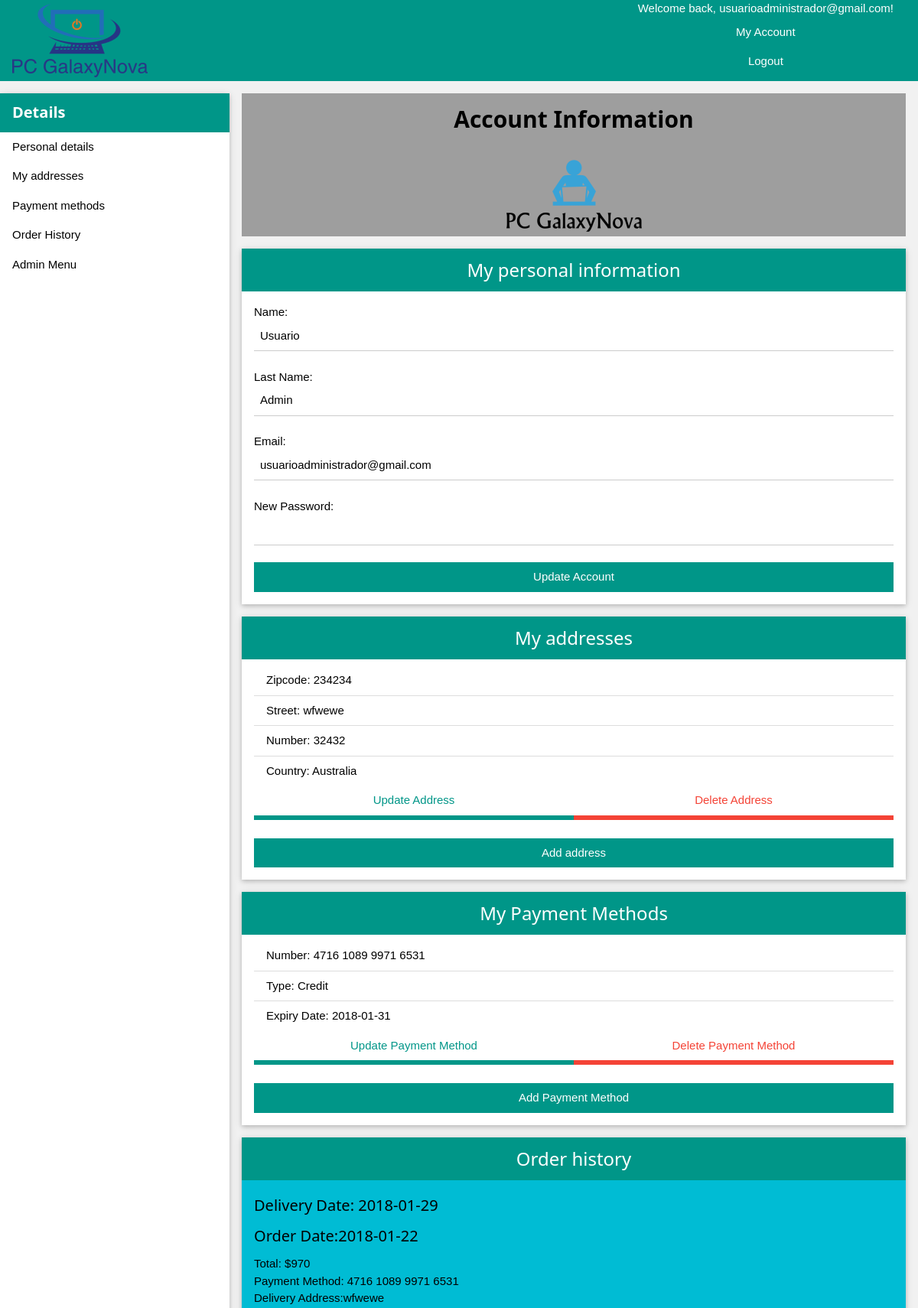
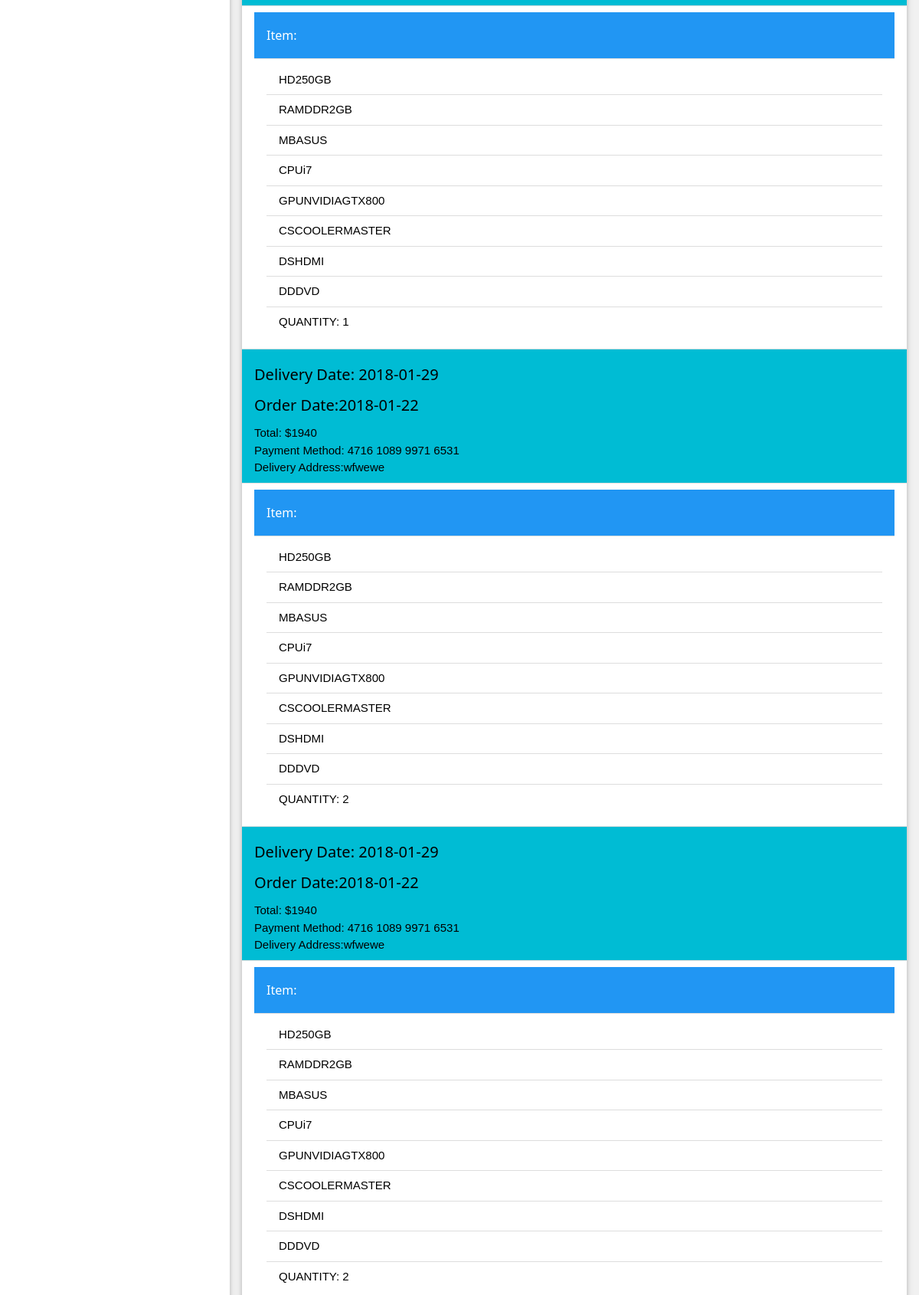
The app's page /account.php (signed in, upper part) with its own data (2 pictures, top to bottom).
### tables this page shows
CREATE TABLE IF NOT EXISTS `users` (
  `user_id` int(11) NOT NULL AUTO_INCREMENT,
  `type` varchar(50) NOT NULL,
  `name` varchar(50) NOT NULL,
  `password` varchar(256) NOT NULL,
  `last_name` varchar(50) NOT NULL,
  `address` int(11) NOT NULL,
  `email` varchar(60) NOT NULL,
  PRIMARY KEY (`user_id`),
  UNIQUE KEY `email` (`email`)
);

CREATE TABLE IF NOT EXISTS `address` (
  `address_id` int(11) NOT NULL AUTO_INCREMENT,
  `zip_code` int(11) NOT NULL,
  `country` varchar(50) NOT NULL,
  `street` varchar(50) NOT NULL,
  `number` int(11) NOT NULL,
  PRIMARY KEY (`address_id`)
);

CREATE TABLE IF NOT EXISTS `payment_method` (
  `number` varchar(256) NOT NULL,
  `expiry_date` date NOT NULL,
  `security_code` varchar(256) NOT NULL,
  `type` varchar(50) NOT NULL,
  `user_id` int(11) NOT NULL,
  PRIMARY KEY (`number`,`user_id`),
  KEY `user_id` (`user_id`),
  KEY `user_id_2` (`user_id`)
);

CREATE TABLE IF NOT EXISTS `orders` (
  `order_id` int(11) NOT NULL AUTO_INCREMENT,
  `total` float NOT NULL,
  `date` date NOT NULL,
  `delivery_date` date NOT NULL,
  `user_id` int(11) NOT NULL,
  `payment_method_id` varchar(256) NOT NULL,
  `address_id` int(11) NOT NULL,
  PRIMARY KEY (`order_id`),
  KEY `user_id` (`user_id`),
  KEY `payment_method_id` (`payment_method_id`),
  KEY `address_id` (`address_id`)
);

CREATE TABLE IF NOT EXISTS `custom_products` (
  `custom_product_id` int(11) NOT NULL AUTO_INCREMENT,
  `quantity` int(11) NOT NULL,
  `order_id` int(11) NOT NULL,
  PRIMARY KEY (`custom_product_id`),
  KEY `Constrain` (`order_id`)
);

CREATE TABLE IF NOT EXISTS `products` (
  `product_id` int(11) NOT NULL AUTO_INCREMENT,
  `name` varchar(256) NOT NULL,
  `stock` int(11) DEFAULT NULL,
  `price` float NOT NULL,
  PRIMARY KEY (`product_id`)
);

### account.php (the view, shortened to what this page needs)
<!DOCTYPE html>
<?php
include 'functions.php';
require_once 'functions.php';
function accountDetails() {
    $link = createConnection();
    $sql = "SELECT * FROM users WHERE user_id='" . $_SESSION["user_id"] . "'";
    $result = mysqli_query($link, $sql);
    if (!$result) {
        mysqli_close($link);
        die("ERROR: There is an error in SELECT ACCOUNT query");
    } else {
        $line = mysqli_fetch_array($result);
        return $line;
    }
}
function showAccountDetails() {
    $info = accountDetails();
    $result = "";
    $result .= "Name: <input class='w3-input w3-hover-grey' type='text' name='username' value='" . $info["name"] . "' required='required' /><br />";
    $result .= "Last Name: <input class='w3-input w3-hover-grey' type='text' name='last_name' value='" . $info["last_name"] . "' required='required' /><br />";
    $result .= "Email: <input class='w3-input w3-hover-grey' type='email' name='email' value='" . $info["email"] . "' required='required' /><br />";
    $result .= "New Password: <input class='w3-input w3-hover-grey' type='password' name='npassword' value='' required='required' /><br />";
    return $result;
}
function printAddressDetails() {
    $info = addressDetails();
    $result = "";
    $i = 0;
    foreach ($info as $address) {
        $result .= "<li><ul class='w3-ul'>";
        $result .= "<li class='details_li'>Zipcode: " . $address["zip_code"] . "</li>";
        $result .= "<li class='details_li'>Street: " . $address["street"] . "</li>";
        $result .= "<li class='details_li'>Number: " . $address["number"] . "</li>";
        $result .= "<li class='details_li'>Country: " . getCountryName($address["country"]) . "</li>";
        $result .= "</ul><form method='post' class='formAddress' action='addresses.php'><input type='hidden' name='address_number' value='" . $i . "' />" .
                "<input class='w3-hover-teal w3-hover-text-white w3-button w3-block w3-white w3-border-teal w3-bottombar w3-text-teal w3-cell' style='width:50%' type='submit' value='Update Address' name='update_address'/>" .
                "<input class='w3-hover-red w3-hover-text-white w3-button w3-block w3-white w3-border-red w3-text-red w3-bottombar w3-cell' style='width:50%' type='submit' value='Delete Address' name='delete_address'/></form>";
        $result .= "</li>";
        $i++;
    }
    return $result;
}
function printPaymentMethodDetails() {
    $info = paymentMethodDetails();
    $result = "";
    $i = 0;
    foreach ($info as $paymentMethod) {
        $result .= "<li><ul class='w3-ul'>";
        $result .= "<li class='details_li'>Number: " . $paymentMethod["number"] . "</li>";
        $result .= "<li class='details_li'>Type: " . $paymentMethod["type"] . "</li>";
        $result .= "<li class='details_li'>Expiry Date: " . $paymentMethod["expiry_date"] . "</li>";
        $result .= "</ul><form method='post' action='paymentMethods.php'><input type='hidden' name='paymentMethod_number' value='" . $i . "' />".
                "<input class='w3-hover-teal w3-hover-text-white w3-button w3-block w3-white w3-border-teal w3-bottombar w3-text-teal w3-cell' style='width:50%' type='submit' value='Update Payment Method' name='update_paymentMethod'/>" .
                "<input class='w3-hover-red w3-hover-text-white w3-button w3-block w3-white w3-border-red w3-text-red w3-bottombar w3-cell' style='width:50%' type='submit' value='Delete Payment Method' name='delete_paymentMethod'/><br /></form>";
        $result .= "</li>";
        $i++;
    }
    return $result;
}
function getOrdersFromClient() {
    $link = createConnection();
    $orders = [];
    $sql = "SELECT * FROM orders WHERE user_id='" . $_SESSION["user_id"] . "'";
    $result = mysqli_query($link, $sql);
    if (!$result) {
        mysqli_close($link);
        die("ERROR: There is an error in SELECT USER ORDER query");
    } else {
        while ($row = mysqli_fetch_array($result)) {
            $orders[] = $row;
        }
    }
    return $orders;
}
function getArticlesForOrder($order_id) {
    $link = createConnection();
    $articles = [];
    $sql = "SELECT * FROM custom_products WHERE order_id='" . $order_id . "'";
    $result = mysqli_query($link, $sql);
    if (!$result) {
        mysqli_close($link);
        die("ERROR: There is an error in SELECT CUSTOM PRODUCTS query");
    } else {
        while ($row = mysqli_fetch_array($result)) {
            $articles[] = $row;
        }
    }
    return $articles;
}
function getAllComponentsForArticle($article_id) {
    $link = createConnection();
    $components = [];
    $sql = "SELECT * FROM custom_products_components WHERE custom_product_id='" . $article_id . "'";
    $result = mysqli_query($link, $sql);
    if (!$result) {
        mysqli_close($link);
        die("ERROR: There is an error in SELECT CUSTOM PRODUCTS query");
    } else {
        while ($row = mysqli_fetch_array($result)) {
            $sql = "SELECT * FROM products WHERE product_id='" . $row["component_id"] . "'";
            $result2 = mysqli_query($link, $sql);
            if (!$result2) {
                mysqli_close($link);
                die("ERROR: There is an error in SELECT PRODUCTS query");
            } else {
                while ($row2 = mysqli_fetch_array($result2)) {
                    $components[] = $row2;
                }
            }
        }
    }
    return $components;
}
function showOrderHistory() {
    $res = "";
    $orders = getOrdersFromClient();
    $res .= "<ol class='w3-ul'>";
    foreach ($orders as $order) {
        $addresses = getAddressForOrder($order["address_id"]);
        $res .= "<li class='w3-cyan'><h4>Delivery Date: " . $order["delivery_date"] . "</h4><h4>Order Date:".$order["date"]."</h4>Total: $" . $order["total"] . "<br/>Payment Method: ".$order["payment_method_id"]."<br/>Delivery Address:".$addresses[0]["street"]."</li>";
        $articles = getArticlesForOrder($order["order_id"]);
        $res .= "<li><ul class='w3-ul'>";
        foreach ($articles as $article) {
            $res .= "<li class='w3-blue'><h6>Item: </h6></li>";
            $res .= "<li><ul class='w3-ul'>";
            $components = getAllComponentsForArticle($article["custom_product_id"]);
            foreach ($components as $component) {
                $res .= "<li>" . getComponentName($component["name"]) . "</li>";
            }
            $res.="<li>QUANTITY: ".$articles[0]["quantity"]."</li>";
            $res .= "</ul>";
        }
        $res .= "</li></ul>";
    }
    $res .= "</ol>";
    return $res;
}
?>
<html>
    <head>
        <link rel="stylesheet" href="stylesheets/stylesheet.css" />
    </head>
    <body class="w3-light-grey">
        <?php
        include("header.php");
        if (!isset($_POST['submit']) || !empty($error)) {
            ?>
            <nav class="w3-sidebar w3-bar-block w3-collapse w3-card w3-animate-left w3-quarter w3-cent" id="account_nav">
                <div class="w3-teal w3-text-white w3-container">
                    <h4><strong>Details</strong></h4>
                </div>
                <div>
                    <a class="w3-hover-teal w3-hover-text-white w3-bar-item w3-button" href="#personal_details_section">Personal details</a>
                    <a class="w3-hover-teal w3-hover-text-white w3-bar-item w3-button" href="#addresses_section">My addresses</a>
                    <a class="w3-hover-teal w3-hover-text-white w3-bar-item w3-button" href="#payment_methods_section">Payment methods</a>
                    <a class="w3-hover-teal w3-hover-text-white w3-bar-item w3-button" href="#order_history_section">Order History</a>
                    <?php echo ($_SESSION["type"] == "admin") ? "<a class='w3-hover-teal w3-hover-text-white w3-bar-item w3-button' href='#admin_actions_section'>Admin Menu</a>" : "" ?>
                </div>
            </nav>
            <article class="w3-container w3-threequarter w3-right w3-mobile" id="accountInfoArticle">
                <div class="w3-grey">
                    <div class="w3-grey w3-text-black w3-container w3-center">
                        <h2><strong>Account Information</strong></h2>
                    </div>
                    <figure class="w3-container w3-center">
                        <img src="img/logo3.png" alt="logo">
                    </figure>
                </div>
                <section class="w3-card w3-white w3-section" id="personal_details_section">
                    <div class="w3-teal w3-text-white w3-container w3-center">
                        <h3>My personal information</h3>
                    </div>
                    <form id="personal_details_form" class="w3-container w3-padding-16 w3-white" method="post" action="account.php">
                        <?php
                        echo showAccountDetails();
                        ?>
                        <input class="w3-block w3-button w3-teal" type="submit" name="submitAccountDetails" value="Update Account" />
                    </form>
                </section>
                <section class="w3-card w3-white w3-section" id="addresses_section">
                    <div class="w3-teal w3-text-white w3-container w3-center">
                        <h3>My addresses</h3>
                    </div>
                    <ol class="w3-ul">
                        <?php
                        echo printAddressDetails();
                        ?>
                    </ol>
                    <form class="w3-container w3-padding-16 w3-white" method="post" action="addresses.php" >
                        <input class="w3-block w3-button w3-teal" type="submit" name="add_address" value="Add address" id="add_address_button" />
                    </form>
                </section>
                <section class="w3-card w3-white w3-section" id="payment_methods_section">
                    <div class="w3-teal w3-text-white w3-container w3-center">
                        <h3>My Payment Methods</h3>
                    </div>
                    <ol class="w3-ul">
                        <?php
                        echo printPaymentMethodDetails();
                        ?>
                    </ol>
                    <form class="w3-container w3-padding-16 w3-white" method="POST" action="paymentMethods.php" >
                        <input class="w3-block w3-button w3-teal" type="submit" name="add_paymentMethod" value="Add Payment Method" id="add_paymethod_button" />
                    </form>
                </section>
                <section class="w3-card w3-white w3-section" id="order_history_section">
                    <div class="w3-teal w3-text-white w3-container w3-center">
                        <h3>Order history</h3>
                    </div>
                    <?php echo showOrderHistory(); ?>
                </section>
            </article>
            <?php
        }
        ?>
    </body>
</html>

### stylesheets/stylesheet.css (style rules this page uses)
html { box-sizing:border-box }
*,*:before,*:after { box-sizing:inherit }
html { -ms-text-size-adjust:100%;-webkit-text-size-adjust:100% }
body { margin:0 }
article,aside,details,figcaption,figure,footer,header,main,menu,nav,section,summary { display:block }
a { background-color:transparent;-webkit-text-decoration-skip:objects }
figure { margin:1em 40px }
img { border-style:none }
button,input,select,textarea { font:inherit;margin:0 }
button,input { overflow:visible }
button,html [type=button],[type=reset],[type=submit] { -webkit-appearance:button }
html,body { font-family:Verdana,sans-serif;font-size:15px;line-height:1.5 }
html { overflow-x:hidden }
h2 { font-size:30px }
h3 { font-size:24px }
h4 { font-size:20px }
h6 { font-size:16px }
h1,h2,h3,h4,h5,h6 { font-family:"Segoe UI",Arial,sans-serif;font-weight:400;margin:10px 0 }
img { vertical-align:middle }
a { color:inherit }
.w3-btn,.w3-button { border:none;display:inline-block;outline:0;padding:8px 16px;vertical-align:middle;overflow:hidden;text-decoration:none;color:inherit;background-color:inherit;text-align:center;cursor:pointer;white-space:nowrap }
.w3-btn,.w3-button { -webkit-touch-callout:none;-webkit-user-select:none;-khtml-user-select:none;-moz-user-select:none;-ms-user-select:none;user-select:none }
.w3-ul { list-style-type:none;padding:0;margin:0 }
.w3-ul li { padding:8px 16px;border-bottom:1px solid #ddd }
.w3-ul li:last-child { border-bottom:none }
.w3-input { padding:8px;display:block;border:none;border-bottom:1px solid #ccc;width:100% }
.w3-sidebar { height:100%;width:200px;background-color:#fff;position:fixed!important;z-index:1;overflow:auto }
.w3-bar-block .w3-bar-item { width:100%;display:block;padding:8px 16px;text-align:left;border:none;outline:none;white-space:normal;float:none }
.w3-block { display:block;width:100% }
.w3-container:after,.w3-container:before,.w3-panel:after,.w3-panel:before,.w3-row:after,.w3-row:before,.w3-row-padding:after,.w3-row-padding:before, .w3-cell-row:before,.w3-cell-row:after,.w3-clear:after,.w3-clear:before,.w3-bar:before,.w3-bar:after { content:"";display:table;clear:both }
.w3-col,.w3-half,.w3-third,.w3-twothird,.w3-threequarter,.w3-quarter { float:left;width:100% }
@media (min-width:601px) { .w3-col.m3,.w3-quarter { width:24.99999% } }
@media (min-width:601px) { .w3-col.m9,.w3-threequarter { width:74.99999% } }
.w3-cell { display:table-cell }
@media (min-width:801px) { .w3-sidebar.w3-collapse { display:block!important } }
.w3-container,.w3-panel { padding:0.01em 16px }
.w3-card,.w3-card-2 { box-shadow:0 2px 5px 0 rgba(0,0,0,0.16),0 2px 10px 0 rgba(0,0,0,0.12) }
.w3-animate-left { position:relative;animation:animateleft 0.4s }
.w3-center { text-align:center!important }
.w3-bottombar { border-bottom:6px solid #ccc!important }
.w3-section,.w3-code { margin-top:16px!important;margin-bottom:16px!important }
.w3-padding-16 { padding-top:16px!important;padding-bottom:16px!important }
.w3-right { float:right!important }
.w3-blue,.w3-hover-blue:hover { color:#fff!important;background-color:#2196F3!important }
.w3-cyan,.w3-hover-cyan:hover { color:#000!important;background-color:#00bcd4!important }
.w3-teal,.w3-hover-teal:hover { color:#fff!important;background-color:#009688!important }
.w3-white,.w3-hover-white:hover { color:#000!important;background-color:#fff!important }
.w3-grey,.w3-hover-grey:hover,.w3-gray,.w3-hover-gray:hover { color:#000!important;background-color:#9e9e9e!important }
.w3-light-grey,.w3-hover-light-grey:hover,.w3-light-gray,.w3-hover-light-gray:hover { color:#000!important;background-color:#f1f1f1!important }
.w3-text-red,.w3-hover-text-red:hover { color:#f44336!important }
.w3-text-teal,.w3-hover-text-teal:hover { color:#009688!important }
.w3-text-white,.w3-hover-text-white:hover { color:#fff!important }
.w3-text-black,.w3-hover-text-black:hover { color:#000!important }
.w3-border-red,.w3-hover-border-red:hover { border-color:#f44336!important }
.w3-border-teal,.w3-hover-border-teal:hover { border-color:#009688!important }

### records on screen
users: username "Usuario", last_name "Admin", email "usuarioadministrador@gmail.com"
address: zip_code "234234", street "wfwewe", number "32432", country "Australia"
payment_method: number "4716 1089 9971 6531", type "Credit", expiry_date "2018-01-31"
orders: delivery_date "2018-01-29", date "2018-01-22", total "970", payment_method "4716 1089 9971 6531", address.street "wfwewe"
custom_products: quantity "1"
products: name "HD250GB"
products: name "RAMDDR2GB"
products: name "MBASUS"
products: name "CPUi7"
products: name "GPUNVIDIAGTX800"
products: name "CSCOOLERMASTER"
products: name "DSHDMI"
products: name "DDDVD"
orders: delivery_date "2018-01-29", date "2018-01-22", total "1940", payment_method "4716 1089 9971 6531", address.street "wfwewe"
custom_products: quantity "2"
orders: delivery_date "2018-01-29", date "2018-01-22", total "1940", payment_method "4716 1089 9971 6531", address.street "wfwewe"
custom_products: quantity "2"

### other values on screen
$_SESSION["user"] "usuarioadministrador@gmail.com"
